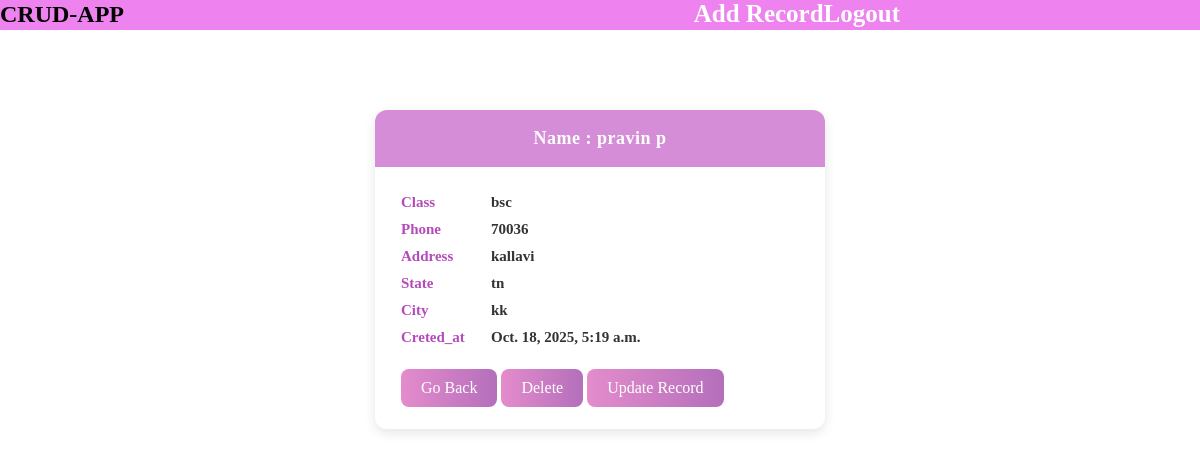
The app's page /record/6 (signed in) with its own data.
### crudapp/models.py (models this page shows, shortened)
class Record(models.Model):
    first_name = models.CharField(max_length=50)
    last_name = models.CharField(max_length=50)
    Class = models.CharField(max_length=20, blank=True, null=True)
    phone_number = models.CharField(max_length=15, blank=True, null=True)
    address = models.CharField(max_length=200, blank=True, null=True)
    state = models.CharField(max_length=30, blank=True, null=True)
    city = models.CharField(max_length=30, blank=True, null=True)
    created_at = models.DateTimeField(auto_now_add=True)

### crudapp/views.py (the view)
# urls.py: path('record/<int:pk>', views.student_record, name='record'),
def student_record(request, pk):
    if request.user.is_authenticated:
        student_record = Record.objects.get(id=pk)
        return render(request, 'record.html', {'student_record': student_record})
    else:
        messages.error(request, 'You must be logged in to view that page.')
        return redirect('home')

### crudapp/templates/record.html
{% extends 'base.html' %}
{% block content %}
<div class="card">
    <div class="card-header">
        <strong>Name : </strong>{{ student_record.first_name}} {{ student_record.last_name}}
    </div>
    <div class="card-body">
        <h5 class="card-title">
            <tr>
                <strong>Class</strong>{{ student_record.Class }}  <br>
                <strong>Phone</strong>{{ student_record.phone_number }} <br>
                <strong>Address</strong>{{ student_record.address}} <br>
                <strong>State</strong>{{ student_record.state}} <br>
                <strong>City</strong>{{ student_record.city }} <br>
                <strong>Creted_at</strong>{{ student_record.created_at }} <br>
            </tr>
        </h5>
        <a href= {% url 'home' %} class="button">Go Back</a>
        <a href= {% url 'delete_record' student_record.id%} class="button">Delete</a>
        <a href= {% url 'update_record' student_record.id%} class="button">Update Record</a>
     </div>
</div>
{% endblock %}

### crudapp/static/css/style.css (style rules this page uses)
* { margin: 0; padding: 0; box-sizing: border-box; }
body { background: #fff; min-height: 100vh; }
.card { width: 450px; margin: 80px auto; background-color: #ffffff; border-radius: 12px; box-shadow: 0 4px 12px rgba(0, 0, 0, 0.1); overflow: hidden; transition: all 0.3s ease; }
.card-header { background-color: #d48dd6; color: white; padding: 18px 20px; font-size: 18px; font-weight: bold; letter-spacing: 0.5px; text-align: center; }
.card-body { padding: 22px 26px; }
.card-title { font-size: 15px; color: #333; line-height: 1.8; margin: 0; }
.card-title strong { color: #b44bbb; min-width: 90px; display: inline-block; }
.button { display: inline-block; margin-top: 18px; text-decoration: none; color: white; background: linear-gradient(90deg, #e48ccc, #b46fbb); padding: 10px 20px; border-radius: 8px; font-weight: 500; transition: 0.3s ease; }

### records on screen
Record: first_name "pravin", last_name "p", Class "bsc", phone_number "70036", address "kallavi", state "tn", city "kk", created_at "Oct. 18, 2025, 5:19 a.m."
